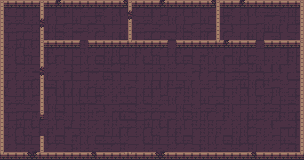

Below is a game level as drawn by its tile map, then a one-line description and the .tmx file that defines it, in full:
An orthogonal 38x20 tile map with 8x8 px tiles, 2 tile layers (Ground, Walls).

<map version="1.8" tiledversion="1.8.6" orientation="orthogonal" renderorder="right-down" width="38" height="20" tilewidth="8" tileheight="8" infinite="0" nextlayerid="3" nextobjectid="1">
 <editorsettings>
  <export target="maps/room2.lua" format="lua" />
 </editorsettings>
 <tileset firstgid="1" name="topdown" tilewidth="8" tileheight="8" tilecount="64" columns="8">
  <image source="microFantasy.v0.4/tilesets/topdown.png" width="64" height="64" />
 </tileset>
 <layer id="2" name="Ground" width="38" height="20">
  <data encoding="csv">
52,35,44,28,44,49,53,37,35,34,27,51,34,43,49,33,52,35,44,28,44,49,53,37,35,34,27,51,34,43,49,33,25,25,25,25,25,25,
49,35,28,25,52,26,28,26,41,25,34,36,53,35,28,37,49,35,28,25,52,26,28,26,41,25,34,36,53,35,28,37,34,53,53,34,29,43,
43,45,53,43,34,29,35,25,50,49,25,45,42,35,41,33,43,45,53,43,34,29,35,25,50,49,25,45,42,35,41,33,50,27,35,42,28,53,
43,34,50,53,50,50,29,45,34,51,53,27,45,25,26,27,43,34,50,53,50,50,29,45,34,51,53,27,45,25,26,27,43,49,29,36,26,27,
26,25,52,50,42,45,44,53,34,29,35,36,34,34,37,49,26,25,52,50,42,45,44,53,34,29,35,36,34,34,37,49,37,26,53,33,45,36,
51,27,49,37,52,33,43,33,52,35,42,27,35,43,44,51,51,27,49,37,52,33,43,33,52,35,42,27,35,43,44,51,53,36,49,26,41,49,
50,44,36,51,36,44,42,50,25,45,42,34,50,41,29,50,50,44,36,51,36,44,42,50,25,45,42,34,50,41,29,50,26,25,35,28,41,49,
33,36,51,29,26,28,52,53,33,42,37,36,53,29,52,51,33,36,51,29,26,28,52,53,33,42,37,36,53,29,52,51,34,41,43,36,42,37,
43,35,27,27,45,34,35,35,45,41,51,51,45,53,50,42,43,35,27,27,45,34,35,35,45,41,51,51,45,53,50,42,49,36,37,25,35,51,
25,28,35,34,45,37,34,34,36,35,35,25,36,53,53,37,25,28,35,34,45,37,34,34,36,35,35,25,36,53,53,25,45,27,51,36,50,53,
52,35,44,28,44,49,53,37,35,34,27,51,34,43,49,33,52,35,44,28,44,49,53,37,35,34,27,51,34,43,49,29,28,42,50,34,26,28,
49,35,28,25,52,26,28,26,41,25,34,36,53,35,28,37,49,35,28,25,52,26,28,26,41,25,34,36,53,35,28,37,50,27,29,34,28,51,
43,45,53,43,34,29,35,25,50,49,25,45,42,35,41,33,43,45,53,43,34,29,35,25,50,49,25,45,42,35,41,33,42,52,35,41,53,34,
43,34,50,53,50,50,29,45,34,51,53,27,45,25,26,27,43,34,50,53,50,50,29,45,34,51,53,27,45,25,26,27,51,51,53,25,27,50,
26,25,52,50,42,45,44,53,34,29,35,36,34,34,37,49,26,25,52,50,42,45,44,53,34,29,35,36,34,34,37,49,51,43,44,42,28,49,
51,27,49,37,52,33,43,33,52,35,42,27,35,43,44,51,51,27,49,37,52,33,43,33,52,35,42,27,35,43,44,51,35,36,25,50,45,25,
50,44,36,51,36,44,42,50,25,45,42,34,50,41,29,50,50,44,36,51,36,44,42,50,25,45,42,34,50,41,29,50,42,43,50,25,37,33,
33,36,51,29,26,28,52,53,33,42,37,36,53,29,52,51,33,36,51,29,26,28,52,53,33,42,37,36,53,29,52,51,43,34,34,49,45,36,
43,35,27,27,45,34,35,35,45,41,51,51,45,53,50,42,43,35,27,27,45,34,35,35,45,41,51,51,45,53,50,42,33,43,35,43,28,52,
25,28,35,34,45,37,34,34,36,35,35,25,36,53,53,37,25,28,35,34,45,37,34,34,36,35,35,25,36,53,53,37,35,51,27,33,33,0
</data>
 </layer>
 <layer id="1" name="Walls" width="38" height="20">
  <data encoding="csv">
13,2,2,2,2,13,2,6,2,2,2,2,2,2,2,5,13,2,2,2,6,2,2,2,2,2,5,13,2,2,6,2,2,2,2,2,2,14,
12,0,0,0,28,12,0,0,0,0,0,0,0,0,0,0,18,0,0,0,0,0,0,0,0,0,0,12,0,0,0,0,0,0,0,0,0,11,
12,0,0,0,28,18,0,0,0,0,0,0,0,0,0,0,10,0,0,0,0,0,0,0,0,0,0,12,0,0,0,0,0,0,0,0,0,11,
12,0,0,0,28,10,0,0,0,0,0,0,0,0,0,0,4,0,0,0,0,0,0,0,0,0,0,12,0,0,0,0,0,0,0,0,0,11,
12,0,0,0,28,12,0,0,0,25,0,0,0,0,0,0,12,0,0,0,0,0,0,0,0,0,0,12,0,0,0,0,0,0,0,0,0,11,
12,0,0,0,28,13,2,2,2,2,0,2,2,2,2,2,21,2,2,2,2,26,2,2,2,2,2,21,6,2,2,2,27,2,2,2,2,14,
12,0,0,0,0,12,0,0,0,25,0,0,0,0,0,0,37,42,0,0,0,0,0,0,0,0,0,0,0,0,0,0,0,0,0,0,0,11,
12,0,0,0,0,12,0,43,0,25,0,0,0,0,0,0,37,0,0,0,0,0,0,0,0,0,0,0,25,0,0,0,0,0,0,0,0,11,
12,0,0,0,0,18,0,0,0,25,0,0,0,0,0,0,26,0,0,0,42,0,0,0,0,0,0,0,25,0,0,0,0,0,0,0,0,11,
12,0,0,0,0,10,0,0,0,25,0,0,0,0,25,25,26,25,25,25,25,25,25,0,0,0,0,0,25,0,0,0,0,0,0,0,0,11,
12,0,0,0,0,12,0,0,25,25,0,0,43,43,43,43,45,0,0,0,37,42,0,0,0,0,0,0,25,0,0,0,0,0,0,0,0,11,
12,0,0,0,0,12,0,37,37,37,37,0,0,43,43,42,35,37,0,0,0,0,42,42,0,0,0,0,25,42,0,0,0,0,0,0,0,11,
12,0,0,0,0,12,0,0,25,37,45,45,0,0,42,45,45,37,45,0,0,0,0,42,35,0,0,0,42,0,0,0,0,0,0,0,0,11,
12,0,0,0,0,12,0,0,25,25,42,0,0,0,45,45,45,0,45,0,0,0,0,0,0,0,0,0,42,0,0,0,0,0,0,0,0,11,
12,0,0,0,0,20,0,0,0,25,42,42,0,0,0,0,45,0,0,0,0,0,0,0,42,0,0,0,42,0,0,0,0,0,0,0,0,11,
12,0,0,0,0,34,0,0,0,0,0,0,0,42,42,45,45,0,0,0,0,0,0,0,42,42,0,0,0,0,0,0,0,0,0,0,0,11,
12,0,0,0,0,0,0,0,0,0,0,0,0,0,37,37,35,0,0,0,0,0,0,0,0,42,42,42,0,0,0,0,0,0,0,0,0,11,
12,0,0,0,0,12,0,0,0,0,0,0,0,45,45,0,26,0,0,0,0,0,0,0,0,0,0,0,0,0,0,0,0,0,0,0,0,11,
12,0,0,0,0,12,0,0,0,0,0,0,0,0,0,0,26,0,0,0,0,0,0,0,0,0,0,0,0,0,0,0,0,0,0,0,0,11,
21,2,2,5,6,2,2,2,2,2,2,5,2,2,2,22,21,2,2,5,6,2,2,2,2,2,2,2,2,2,2,5,2,2,2,2,2,22
</data>
 </layer>
</map>
